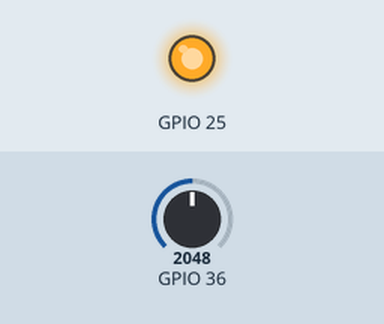
Simulated run of this sketch. Board: ESP32. On the bench: output pins drawn as LEDs (lit = HIGH). The inputs (shaded band) are chosen by the test bench; at power-on: GPIO 36 = 2048.

Above: at 1.2 s.
1.3 s: GPIO 36 set to 491
At 2.5 s:
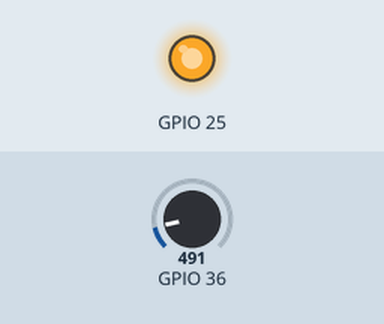
2.8 s: GPIO 36 set to 0
At 3.8 s:
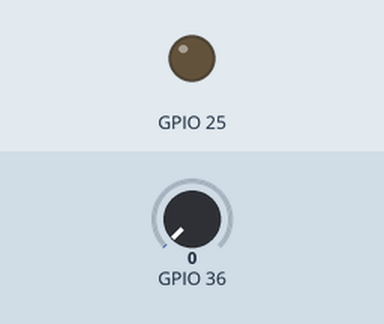
Timing chart, 0 to 5.8 s (numbered marks = the images above; inputs shaded):
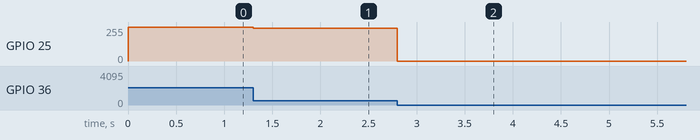

The sketch:

ADC_DAC.ino
```cpp
#include "driver/adc.h"
#include "driver/dac.h"

const adc1_channel_t adcChannel = ADC1_CHANNEL_0; // ADC channel to read from
const dac_channel_t dacChannel = DAC_CHANNEL_1; // DAC channel to write to

// Initialize volume control variable (range: 0-255)
int volume = 128;

void setup() {
  // Initialize ADC and DAC
  adc1_config_width(ADC_WIDTH_BIT_12);
  adc1_config_channel_atten(adcChannel, ADC_ATTEN_DB_11);
  dac_output_enable(dacChannel);
}

void loop() {
  // Read input audio signal on ADC0
  int val = adc1_get_raw(adcChannel);

  // Adjust volume
  val = val * volume / 255;

  // Output the audio signal on DAC0
  dac_output_voltage(dacChannel, val);
}
```

Measured:
- after the input at 1.3 s, GPIO 25: 255/255 → 246/255 at once
- after the input at 2.8 s, GPIO 25: 246/255 → 0/255 at once
